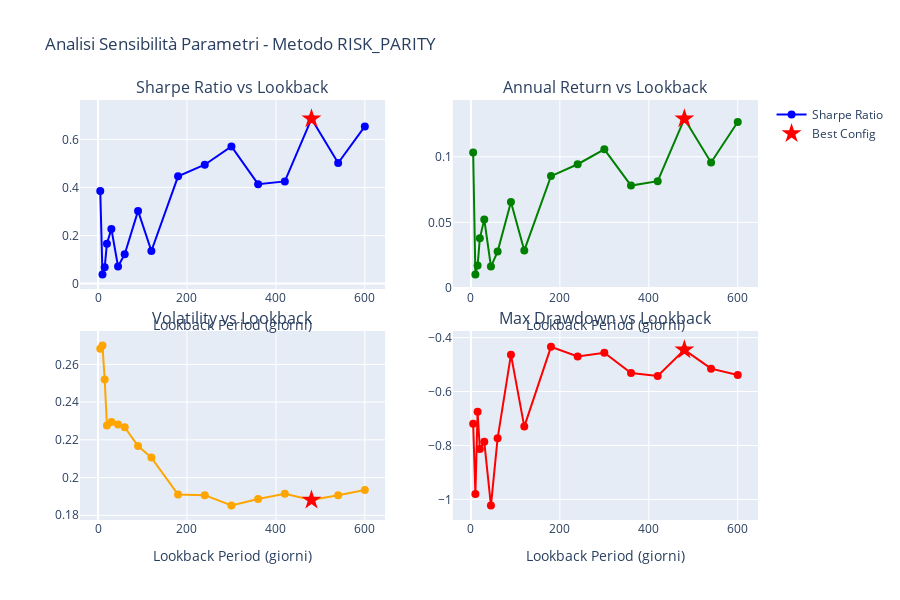

Here is the notebook cell this chart was saved with:
### Code cell
# Analisi di sensibilità ai parametri per la migliore strategia
if len(results_df) > 0:
    # Ottieni il metodo della migliore strategia
    best_method = best_strategy['method']
    
    print(f"\n{'='*60}")
    print(f"ANALISI SENSIBILITÀ PARAMETRI - METODO: {best_method.upper()}")
    print(f"{'='*60}")
    
    # Filtra solo le strategie con il metodo migliore
    method_results = results_df[results_df['method'] == best_method].copy()
    method_results = method_results.sort_values('lookback')
    
    # Crea tabella di confronto
    sensitivity_table = method_results[['lookback', 'sharpe_ratio', 'annual_return', 'volatility', 'max_drawdown']].copy()
    sensitivity_table = sensitivity_table.round(4)
    
    print(f"\nPerformance per diversi lookback (metodo {best_method}):")
    print("-" * 70)
    for _, row in sensitivity_table.iterrows():
        lookback = int(row['lookback'])
        sharpe = row['sharpe_ratio']
        annual_ret = row['annual_return']
        vol = row['volatility'] 
        max_dd = row['max_drawdown']
        
        # Evidenzia la migliore configurazione
        marker = " ⭐ BEST" if lookback == best_strategy['lookback'] else ""
        print(f"Lookback {lookback:3d}: Sharpe={sharpe:6.3f} | Annual={annual_ret:7.2%} | Vol={vol:6.2%} | MaxDD={max_dd:7.2%}{marker}")
    
    # Calcola statistiche di sensibilità
    sharpe_std = method_results['sharpe_ratio'].std()
    sharpe_mean = method_results['sharpe_ratio'].mean()
    cv_sharpe = sharpe_std / sharpe_mean if sharpe_mean != 0 else 0
    
    annual_ret_std = method_results['annual_return'].std()
    annual_ret_mean = method_results['annual_return'].mean()
    cv_annual = annual_ret_std / annual_ret_mean if annual_ret_mean != 0 else 0
    
    print(f"\n📊 STATISTICHE DI SENSIBILITÀ:")
    print(f"   Sharpe Ratio - Media: {sharpe_mean:.3f}, Std: {sharpe_std:.3f}, CV: {cv_sharpe:.2%}")
    print(f"   Annual Return - Media: {annual_ret_mean:.2%}, Std: {annual_ret_std:.3f}, CV: {cv_annual:.2%}")
    
    # Interpretazione della sensibilità
    if cv_sharpe < 0.2:
        sensitivity_level = "BASSA"
        interpretation = "La strategia è robusta ai cambi di parametri"
    elif cv_sharpe < 0.5:
        sensitivity_level = "MEDIA"
        interpretation = "La strategia mostra moderata sensibilità ai parametri"
    else:
        sensitivity_level = "ALTA"
        interpretation = "La strategia è molto sensibile ai parametri"
    
    print(f"\n🎯 SENSIBILITÀ AI PARAMETRI: {sensitivity_level}")
    print(f"   {interpretation}")
    
    # Grafico della sensibilità
    fig_sensitivity = make_subplots(
        rows=2, cols=2,
        subplot_titles=("Sharpe Ratio vs Lookback", "Annual Return vs Lookback", 
                       "Volatility vs Lookback", "Max Drawdown vs Lookback"),
        vertical_spacing=0.1,
        horizontal_spacing=0.1
    )
    
    # Sharpe Ratio
    fig_sensitivity.add_trace(
        go.Scatter(
            x=method_results['lookback'],
            y=method_results['sharpe_ratio'],
            mode='lines+markers',
            name='Sharpe Ratio',
            line=dict(color='blue', width=2),
            marker=dict(size=8)
        ),
        row=1, col=1
    )
    
    # Evidenzia il best
    best_row = method_results[method_results['lookback'] == best_strategy['lookback']].iloc[0]
    fig_sensitivity.add_trace(
        go.Scatter(
            x=[best_row['lookback']],
            y=[best_row['sharpe_ratio']],
            mode='markers',
            name='Best Config',
            marker=dict(size=15, color='red', symbol='star')
        ),
        row=1, col=1
    )
    
    # Annual Return
    fig_sensitivity.add_trace(
        go.Scatter(
            x=method_results['lookback'],
            y=method_results['annual_return'] * 100,  # Converti in percentuale
            mode='lines+markers',
            name='Annual Return (%)',
            line=dict(color='green', width=2),
            marker=dict(size=8),
            showlegend=False
        ),
        row=1, col=2
    )
    
    fig_sensitivity.add_trace(
        go.Scatter(
            x=[best_row['lookback']],
            y=[best_row['annual_return'] * 100],
            mode='markers',
            marker=dict(size=15, color='red', symbol='star'),
            showlegend=False
        ),
        row=1, col=2
    )
    
    # Volatility
    fig_sensitivity.add_trace(
        go.Scatter(
            x=method_results['lookback'],
            y=method_results['volatility'] * 100,
            mode='lines+markers',
            name='Volatility (%)',
            line=dict(color='orange', width=2),
            marker=dict(size=8),
            showlegend=False
        ),
        row=2, col=1
    )
    
    fig_sensitivity.add_trace(
        go.Scatter(
            x=[best_row['lookback']],
            y=[best_row['volatility'] * 100],
            mode='markers',
            marker=dict(size=15, color='red', symbol='star'),
            showlegend=False
        ),
        row=2, col=1
    )
    
    # Max Drawdown
    fig_sensitivity.add_trace(
        go.Scatter(
            x=method_results['lookback'],
            y=method_results['max_drawdown'] * 100,
            mode='lines+markers',
            name='Max Drawdown (%)',
            line=dict(color='red', width=2),
            marker=dict(size=8),
            showlegend=False
        ),
        row=2, col=2
    )
    
    fig_sensitivity.add_trace(
        go.Scatter(
            x=[best_row['lookback']],
            y=[best_row['max_drawdown'] * 100],
            mode='markers',
            marker=dict(size=15, color='red', symbol='star'),
            showlegend=False
        ),
        row=2, col=2
    )
    
    # Update layout
    fig_sensitivity.update_layout(
        height=600,
        title=f"Analisi Sensibilità Parametri - Metodo {best_method.upper()}",
        showlegend=True
    )
    
    # Update x-axis labels
    for i in range(1, 3):
        for j in range(1, 3):
            fig_sensitivity.update_xaxes(title_text="Lookback Period (giorni)", row=i, col=j)
    
    fig_sensitivity.show()
    
    # Identifica range di lookback stabili
    top_30_percent = method_results.nlargest(int(len(method_results) * 0.3), 'sharpe_ratio')
    stable_range = [top_30_percent['lookback'].min(), top_30_percent['lookback'].max()]
    
    print(f"\n📈 RANGE PARAMETRI STABILI:")
    print(f"   I migliori 30% delle configurazioni usano lookback tra {stable_range[0]} e {stable_range[1]} giorni")
    print(f"   Lookback consigliati: {sorted(top_30_percent['lookback'].tolist())}")

### Figure 1 — Plotly figure (JSON) as saved in the notebook; plotly's stock layout.template omitted (floating-point values rounded to 4 significant figures)
{"data": [{"line": {"color": "blue", "width": 2}, "marker": {"size": 8}, "mode": "lines+markers", "name": "Sharpe Ratio", "type": "scatter", "x": [5, 10, 15, 20, 30, 45, 60, 90, 120, 180, 240, 300, 360, 420, 480, 540, 600], "xaxis": "x", "y": [0.385, 0.03765, 0.06783, 0.166, 0.2277, 0.07116, 0.1223, 0.3025, 0.1357, 0.4464, 0.4947, 0.5708, 0.4138, 0.4252, 0.6857, 0.502, 0.6541], "yaxis": "y"}, {"marker": {"color": "red", "size": 15, "symbol": "star"}, "mode": "markers", "name": "Best Config", "type": "scatter", "x": [480], "xaxis": "x", "y": [0.6857], "yaxis": "y"}, {"line": {"color": "green", "width": 2}, "marker": {"size": 8}, "mode": "lines+markers", "name": "Annual Return (%)", "showlegend": false, "type": "scatter", "x": [5, 10, 15, 20, 30, 45, 60, 90, 120, 180, 240, 300, 360, 420, 480, 540, 600], "xaxis": "x2", "y": [0.1033, 0.01017, 0.01709, 0.03778, 0.05225, 0.01624, 0.02772, 0.06556, 0.02857, 0.08527, 0.09433, 0.1057, 0.07805, 0.08141, 0.129, 0.0957, 0.1265], "yaxis": "y2"}, {"marker": {"color": "red", "size": 15, "symbol": "star"}, "mode": "markers", "showlegend": false, "type": "scatter", "x": [480], "xaxis": "x2", "y": [0.129], "yaxis": "y2"}, {"line": {"color": "orange", "width": 2}, "marker": {"size": 8}, "mode": "lines+markers", "name": "Volatility (%)", "showlegend": false, "type": "scatter", "x": [5, 10, 15, 20, 30, 45, 60, 90, 120, 180, 240, 300, 360, 420, 480, 540, 600], "xaxis": "x3", "y": [0.2683, 0.2701, 0.252, 0.2276, 0.2295, 0.2282, 0.2267, 0.2167, 0.2106, 0.191, 0.1907, 0.1852, 0.1886, 0.1915, 0.1881, 0.1906, 0.1934], "yaxis": "y3"}, {"marker": {"color": "red", "size": 15, "symbol": "star"}, "mode": "markers", "showlegend": false, "type": "scatter", "x": [480], "xaxis": "x3", "y": [0.1881], "yaxis": "y3"}, {"line": {"color": "red", "width": 2}, "marker": {"size": 8}, "mode": "lines+markers", "name": "Max Drawdown (%)", "showlegend": false, "type": "scatter", "x": [5, 10, 15, 20, 30, 45, 60, 90, 120, 180, 240, 300, 360, 420, 480, 540, 600], "xaxis": "x4", "y": [-0.7194, -0.9802, -0.6749, -0.8133, -0.7865, -1.023, -0.7735, -0.4632, -0.73, -0.4342, -0.4701, -0.4563, -0.5311, -0.5423, -0.4454, -0.5152, -0.5389], "yaxis": "y4"}, {"marker": {"color": "red", "size": 15, "symbol": "star"}, "mode": "markers", "showlegend": false, "type": "scatter", "x": [480], "xaxis": "x4", "y": [-0.4454], "yaxis": "y4"}], "layout": {"annotations": [{"font": {"size": 16}, "showarrow": false, "text": "Sharpe Ratio vs Lookback", "x": 0.225, "xanchor": "center", "xref": "paper", "y": 1, "yanchor": "bottom", "yref": "paper"}, {"font": {"size": 16}, "showarrow": false, "text": "Annual Return vs Lookback", "x": 0.775, "xanchor": "center", "xref": "paper", "y": 1, "yanchor": "bottom", "yref": "paper"}, {"font": {"size": 16}, "showarrow": false, "text": "Volatility vs Lookback", "x": 0.225, "xanchor": "center", "xref": "paper", "y": 0.45, "yanchor": "bottom", "yref": "paper"}, {"font": {"size": 16}, "showarrow": false, "text": "Max Drawdown vs Lookback", "x": 0.775, "xanchor": "center", "xref": "paper", "y": 0.45, "yanchor": "bottom", "yref": "paper"}], "height": 600, "showlegend": true, "title": {"text": "Analisi Sensibilità Parametri - Metodo RISK_PARITY"}, "xaxis": {"anchor": "y", "domain": [0, 0.45], "title": {"text": "Lookback Period (giorni)"}}, "xaxis2": {"anchor": "y2", "domain": [0.55, 1], "title": {"text": "Lookback Period (giorni)"}}, "xaxis3": {"anchor": "y3", "domain": [0, 0.45], "title": {"text": "Lookback Period (giorni)"}}, "xaxis4": {"anchor": "y4", "domain": [0.55, 1], "title": {"text": "Lookback Period (giorni)"}}, "yaxis": {"anchor": "x", "domain": [0.55, 1]}, "yaxis2": {"anchor": "x2", "domain": [0.55, 1]}, "yaxis3": {"anchor": "x3", "domain": [0, 0.45]}, "yaxis4": {"anchor": "x4", "domain": [0, 0.45]}}}
